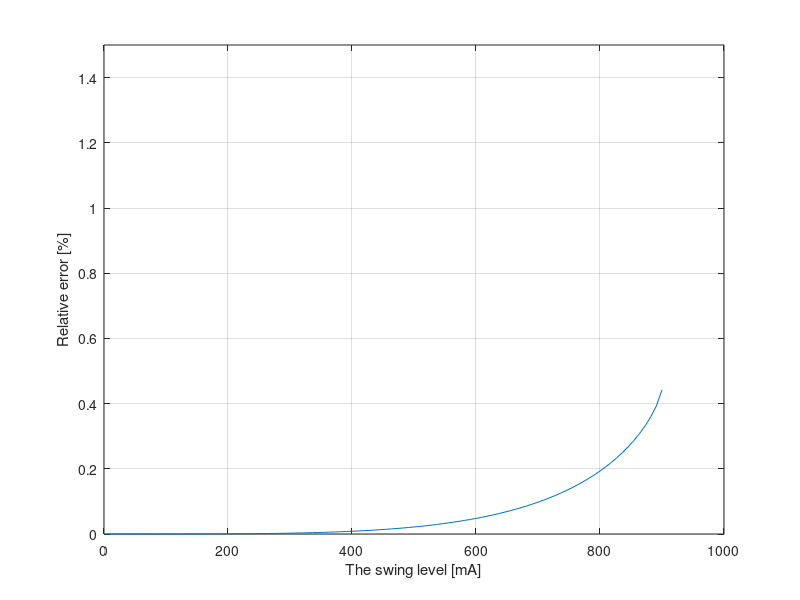

The MATLAB source for this figure:
%%  -- Code to reproduce figure 4 -- 
clear all;
close all;

%% Initialize parameters for LED CREE XT-E
obj.n = 2.677857214852;
obj.Is = 1.144374946827e-018;
obj.Rs = 0.1927031715938;
obj.I_bias = 450e-3;

%% perform the required calculations
obj.I = linspace(0,2*obj.I_bias,100);

% model of LED power consumption + first derivative + second derivative
P_LED_approx_illum = obj.n * 26e-3 * log(obj.I_bias/obj.Is + 1)*obj.I_bias + obj.Rs*obj.I_bias^2; 
P_LED_approx_illum_deriv = obj.n*26e-3*(log((obj.I_bias/obj.Is)+1)+ (obj.I_bias/(obj.I_bias+obj.Is)))+2*obj.Rs*obj.I_bias;
P_LED_approx_illum_deriv2 = (obj.n*26e-3/obj.I_bias)+2*obj.Rs;


swing = linspace(0,2*obj.I_bias,100);
for i=1:length(swing)
    I_low = obj.I_bias - swing(i)/2;
    I_high = obj.I_bias + swing(i)/2;
    P_LED_exact_low = obj.n * 26e-3 * log((I_low/obj.Is) + 1)*I_low + obj.Rs*I_low^2;
    P_LED_exact_high = obj.n * 26e-3 * log((I_high/obj.Is) + 1)*I_high + obj.Rs*I_high^2;
    P_LED_exact_avg(i) = 0.5*P_LED_exact_low+ 0.5*P_LED_exact_high;

    P_LED_approx_low = P_LED_approx_illum + P_LED_approx_illum_deriv *(I_low-obj.I_bias) + P_LED_approx_illum_deriv2/2*(I_low-obj.I_bias)^2;
    P_LED_approx_high = P_LED_approx_illum + P_LED_approx_illum_deriv *(I_high-obj.I_bias) + P_LED_approx_illum_deriv2/2*(I_high-obj.I_bias)^2;
    P_LED_approx_avg(i) = 0.5*P_LED_approx_low+ 0.5*P_LED_approx_high; 
end

% compute the difference in percentage between the exact power consumption
% and the approximated power consumption based on the Taylor expansion
error = abs(P_LED_approx_avg - P_LED_exact_avg)./P_LED_exact_avg*100; 


%% plot the result
figure;
plot(swing*1000,error);
xlabel('The swing level [mA]')
ylabel('Relative error [%]');
grid on;
axis([0 1000 0 1.5])
